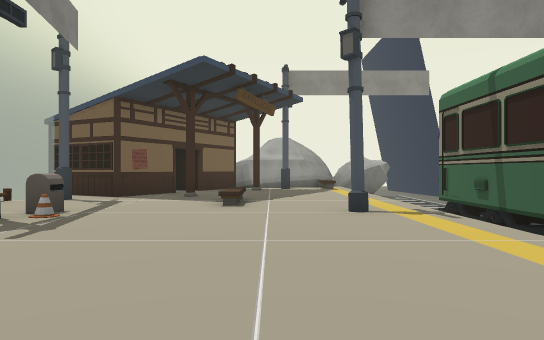
[1] (above)

15 first-person views from a walk through a scene from a Unity 3-D project. The camera is 1.3 m above the floor, looks level and sees 70° across. The floor is counted in squares, 2 m on a side. Each view is taken from the middle of a square. On the plan, view 1 faces up. The plan holds only what a view shows up to about 11 squares ahead; the rest is blank. The place goes on beyond the plan. The player is left out. Some surface patterns are stand-ins.

[2]
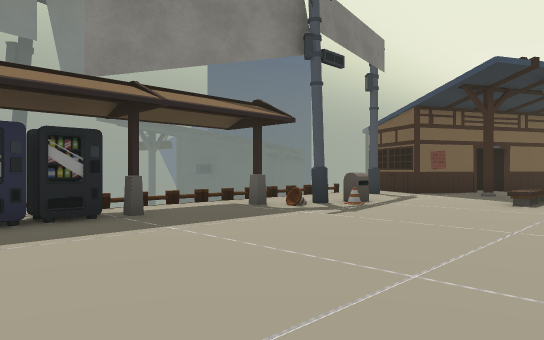

[3]
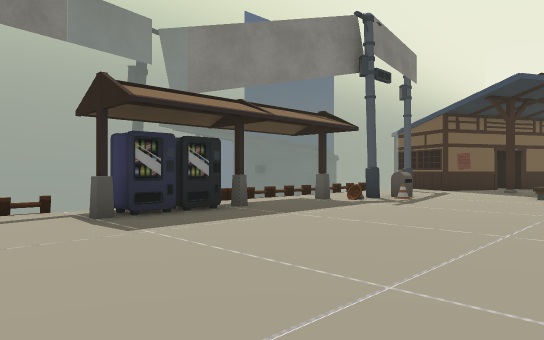

[4]
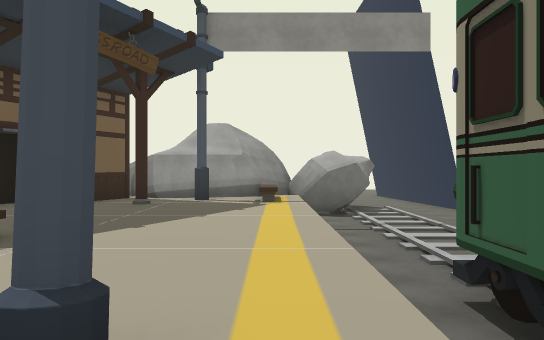

[5]
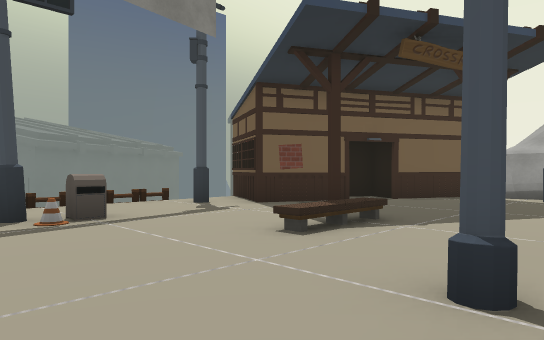

[6]
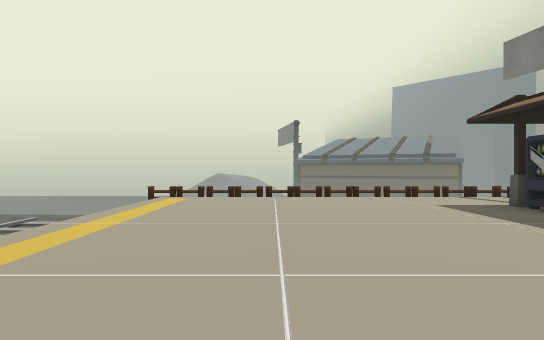

[7]
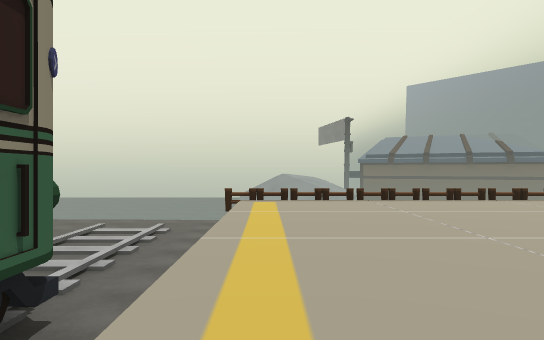

[8]
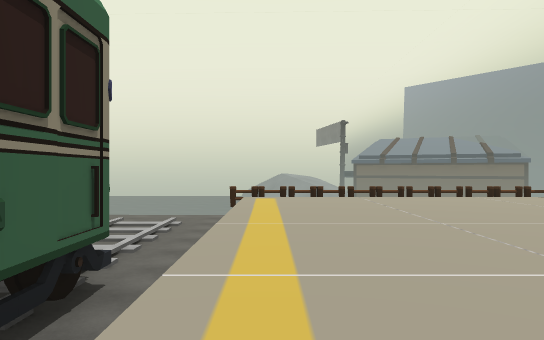

[9]
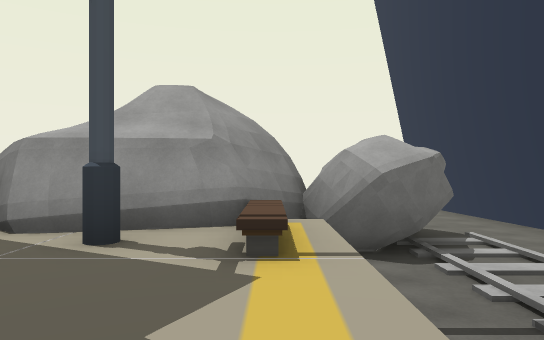

[10]
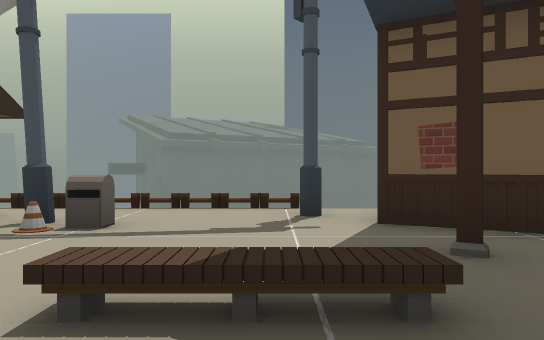

[11]
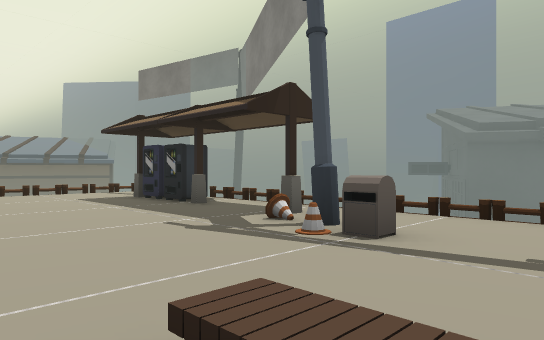

[12]
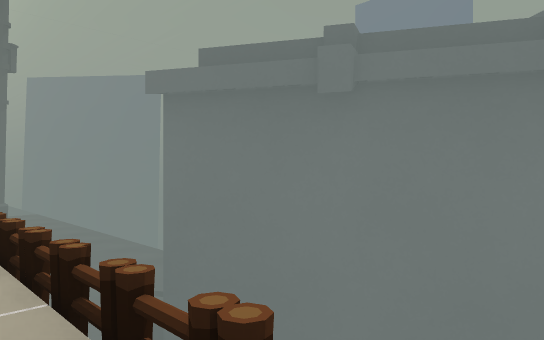

[13]
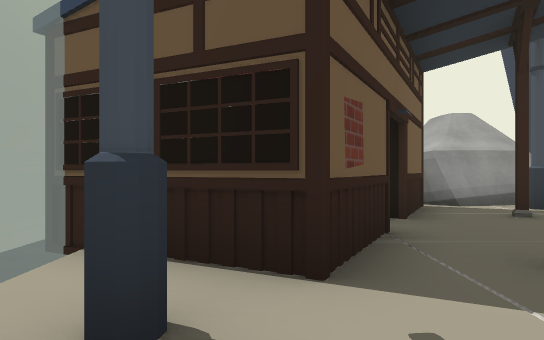

[14]
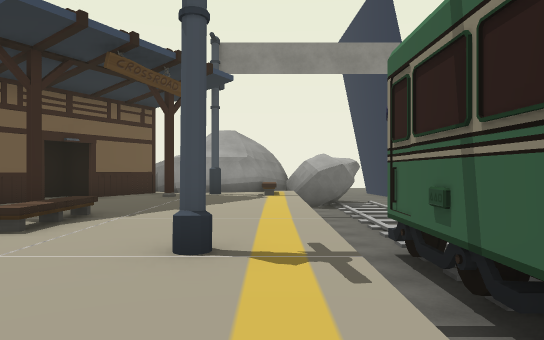

[15]
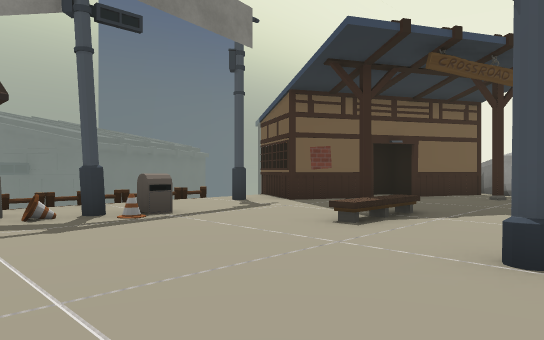

### Floor plan
Key: @ floor where view 1 was taken; # wall or solid block; . floor; = window, fence, low wall or low ledge; v drop or lower ground; B building; I bin; C cone; E bench; O other object.
Columns run from 8 left of view 1 to 5 right of it. Each row starts with its distance up from view 1.
 17           ####
 16           ###v
 15       #####vvv
 14 v     B.#.Evvv
 13 vv    B...Evvv
 12 vv   B..#..vvv
 11  v   B.....vvv
 10 B vBB.#....vvv
  9 B v#.......v#
  8  B=........v#
  7  B=........v#
  6  B=..I...#.v#
  5 BB=.#C.....v#
  4  vv#C......v#
  3 vv=........v#
  2 vv=........v#
  1 vvvO.......vvv
  0 vvvOO...@..vvv
 -1 vv=.#......vvv
 -2 vv ........vvv
 -3 vv ........vvv
 -4 vv ========vvv
 -5 v       vvvvvv
 -6   BB    vvvvvv

Where each view was taken, in squares from view 1:
view 1: 0 up, 0 right, facing up
view 2: 1 down, 1 right, facing up-left
view 3: 3 down, 1 right, facing up-left
view 4: 5 up, 2 right, facing up
view 5: 4 up, 2 right, facing up-left
view 6: 6 up, 0 right, facing down
view 7: 5 up, 2 right, facing down
view 8: 6 up, 2 right, facing down
view 9: 10 up, 2 right, facing up
view 10: 8 up, 1 right, facing left
view 11: 8 up, 0 right, facing down-left
view 12: 8 up, 5 left, facing down-left
view 13: 7 up, 4 left, facing up
view 14: 3 up, 2 right, facing up
view 15: 3 up, 2 right, facing up-left
